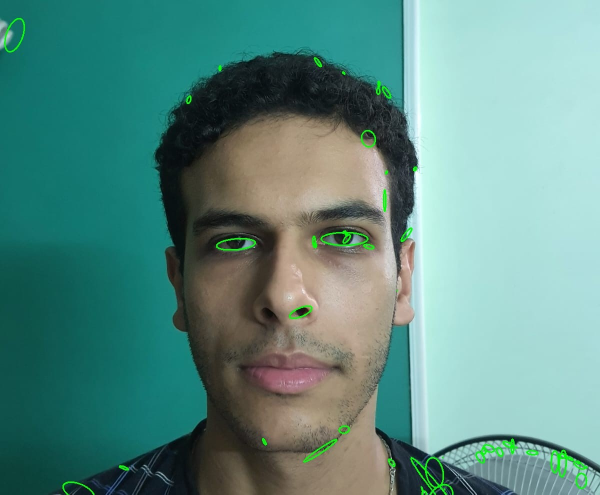
#> input picture Testing/Eye Detection/Ahmed/Failed test Cases/Ahmed Youssef awake 2.jpeg, 1200 x 989 px, given in place of the camera (shown at 1/2 size)
$ jupyter execute 'progress 3.ipynb'
#> lines starting #> are read from the running program, lines starting #| are printed output that depends on the picture; after the words box and inside, x2 and y2 are one past the last pixel; in counts of white or black regions, pixels touching at a corner belong together
[cell 1]
# opened w closed bas bey glitch
import cv2
from scipy.spatial import distance as dist
from imutils.video import VideoStream
import numpy as np
import imutils
import time

def eye_aspect_ratio(eye):
    A = dist.euclidean(eye[1], eye[5])
    B = dist.euclidean(eye[2], eye[4])
    C = dist.euclidean(eye[0], eye[3])
    ear = (A + B) / (2.0 * C)
    return ear

def detect_eye_status(eye):
    # Apply Canny edge detection
    edges = cv2.Canny(eye, 30, 70)

    # Apply thresholding to create a binary image
    _, thresh = cv2.threshold(edges, 30, 255, cv2.THRESH_BINARY)

    # Apply morphological operations to remove noise and smooth the image
    kernel = np.ones((3, 3), np.uint8)
    morph = cv2.morphologyEx(thresh, cv2.MORPH_CLOSE, kernel)
    morph = cv2.morphologyEx(morph, cv2.MORPH_OPEN, kernel)

    # Find contours in the processed image
    contours, _ = cv2.findContours(morph, cv2.RETR_EXTERNAL, cv2.CHAIN_APPROX_SIMPLE)

    # If there are contours, the eyes are considered open
    if contours:
        return "Open"
    else:
        return "Closed"

# Load the pre-trained face detection model
face_cascade = cv2.CascadeClassifier(cv2.data.haarcascades + 'haarcascade_frontalface_default.xml')

# Constants for eye blink detection
EYE_AR_THRESH = 0.25
EYE_AR_CONSEC_FRAMES = 3

# Initialize variables for eye blink detection
COUNTER = 0
TOTAL = 0

# Open a connection to the camera (0 represents the default camera)
vs = VideoStream(src=0).start()
time.sleep(1.0)

while True:
    # Capture frame-by-frame
    frame = vs.read()
#> frame is the input picture: shape (989, 1200, 3); mean B, G, R 131.7, 140.7, 93.1

    # Convert the frame to grayscale for face detection
    gray = cv2.cvtColor(frame, cv2.COLOR_BGR2GRAY)

    # Detect faces in the frame
    faces = face_cascade.detectMultiScale(gray, scaleFactor=1.3, minNeighbors=5, minSize=(30, 30))
#> faces = [[265, 239, 616, 616]]

    for (x, y, w, h) in faces:
        # Extract the region of interest for eye blink detection
        roi_gray = gray[y:y + h, x:x + w]

        # Extract the left and right eye coordinates
        leftEye = roi_gray[5:11, 0:w]
        rightEye = roi_gray[5:11, w - 6:w]

        leftEAR = eye_aspect_ratio(leftEye)
        rightEAR = eye_aspect_ratio(rightEye)

        ear = (leftEAR + rightEAR) / 2.0

        # Check for blinks
        if ear < EYE_AR_THRESH:
            COUNTER += 1
        else:
            if COUNTER >= EYE_AR_CONSEC_FRAMES:
                TOTAL += 1
            COUNTER = 0

        # Detect eye status using Canny edge detection, thresholding, and morphology
        left_eye_status = detect_eye_status(leftEye)
        right_eye_status = detect_eye_status(rightEye)

        # Draw contours for the eyes inside the detected face region
        leftEyeHull = cv2.convexHull(np.array([(30, 100), (30, 60), (w-30, 100), (w-30, 60)]))
        rightEyeHull = cv2.convexHull(np.array([(30, 100), (30, 60), (w-30, 100), (w-30, 60)]))
        # Draw green contours inside the blue rectangles for the eyes
        cv2.drawContours(frame[y:y + h, x:x + w], [leftEyeHull], -1, (0, 255, 0), 2)
        cv2.drawContours(frame[y:y + h, x:x + w], [rightEyeHull], -1, (0, 255, 0), 2)

        # Display eye status on the frame
        cv2.putText(frame, "Left Eye: {}".format(left_eye_status), (10, 60), cv2.FONT_HERSHEY_SIMPLEX, 0.7, (0, 255, 0), 2)
        cv2.putText(frame, "Right Eye: {}".format(right_eye_status), (10, 90), cv2.FONT_HERSHEY_SIMPLEX, 0.7, (0, 255, 0), 2)
#> this loop made 1 pass
#> (x, y, w, h) on pass 1: (265, 239, 616, 616)
#> pass 1, `roi_gray = gray[y:y + h, x:x + w]`:
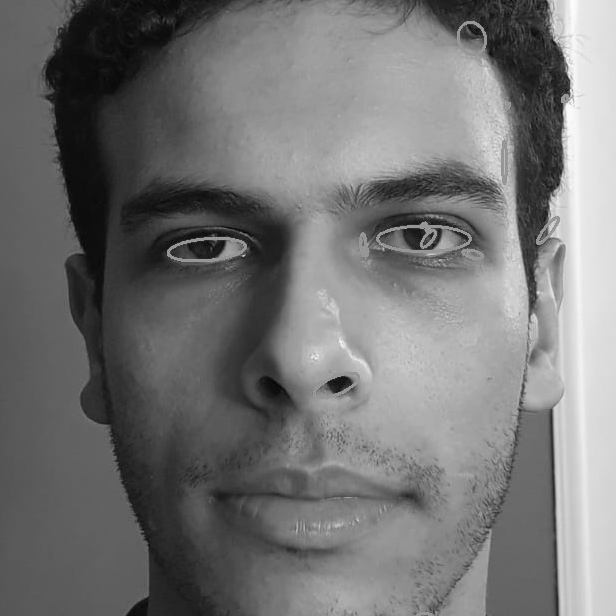
#> roi_gray: shape (616, 616); min 5, max 252, mean 115.5
#> after the loop:
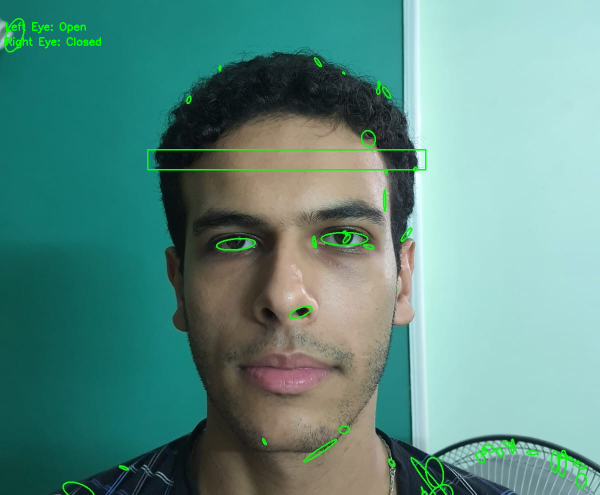
#> frame: shape (989, 1200, 3) (shown at 1/2 size); 0.51% of pixels changed, all inside (x1, y1, x2, y2) = (12, 44, 853, 341)
#> after the loop, TOTAL = 0

#         cv2.putText(frame, "Blinks: {}".format(TOTAL), (10, 30), cv2.FONT_HERSHEY_SIMPLEX, 0.7, (0, 0, 255), 2)
#         cv2.putText(frame, "EAR: {:.2f}".format(ear), (300, 30), cv2.FONT_HERSHEY_SIMPLEX, 0.7, (0, 0, 255), 2)

    # Display the resulting frame
    cv2.imshow('Face and Eye Detection', frame)

    # Break the loop if 'q' is pressed
    key = cv2.waitKey(1) & 0xFF
#> (key q is pressed here)
    if key == ord('q'):
        break

# Release the camera and close the window
vs.stop()
cv2.destroyAllWindows()

[cell 2]
import cv2
from scipy.spatial import distance as dist
from imutils.video import VideoStream
import numpy as np
import imutils
import time

def eye_aspect_ratio(eye):
    A = dist.euclidean(eye[1], eye[5])
    B = dist.euclidean(eye[2], eye[4])
    C = dist.euclidean(eye[0], eye[3])
    ear = (A + B) / (2.0 * C)
    return ear

def detect_eye_status(left_eye, right_eye):
    # Calculate eye aspect ratios
    leftEAR = eye_aspect_ratio(left_eye)
    rightEAR = eye_aspect_ratio(right_eye)

    # Compare eye aspect ratios to check if they have similar relations
    ear_threshold = 0.05  # Adjust the threshold as needed
    ear_difference = abs(leftEAR - rightEAR)

    if ear_difference < ear_threshold:
        # Analyze color information to check if eyes are bright
        left_eye_mean_color = np.mean(left_eye)
        right_eye_mean_color = np.mean(right_eye)
        brightness_threshold = 150  # Adjust the threshold as needed

        if left_eye_mean_color > brightness_threshold and right_eye_mean_color > brightness_threshold:
            return "Awake"
        else:
            return "Closed"
    else:
        return "Closed"

# Load the pre-trained face detection model
face_cascade = cv2.CascadeClassifier(cv2.data.haarcascades + 'haarcascade_frontalface_default.xml')

# Constants for eye blink detection
EYE_AR_CONSEC_FRAMES = 3

# Initialize variables for eye blink detection
COUNTER = 0
TOTAL = 0

# Open a connection to the camera (0 represents the default camera)
vs = VideoStream(src=0).start()
time.sleep(1.0)

while True:
    # Capture frame-by-frame
    frame = vs.read()

    # Convert the frame to grayscale for face detection
    gray = cv2.cvtColor(frame, cv2.COLOR_BGR2GRAY)

    # Detect faces in the frame
    faces = face_cascade.detectMultiScale(gray, scaleFactor=1.3, minNeighbors=5, minSize=(30, 30))

    for (x, y, w, h) in faces:
        # Extract the region of interest for eye blink detection
        roi_gray = gray[y:y + h, x:x + w]

        # Extract the left and right eye coordinates
        leftEye = roi_gray[5:11, 0:w]
        rightEye = roi_gray[5:11, w - 6:w]

        # Apply adaptive histogram equalization
        leftEye = cv2.equalizeHist(leftEye)
        rightEye = cv2.equalizeHist(rightEye)

        # Check for blinks
        leftEAR = eye_aspect_ratio(leftEye)
        rightEAR = eye_aspect_ratio(rightEye)
        if (leftEAR + rightEAR) / 2 < EYE_AR_CONSEC_FRAMES:
            COUNTER += 1
        else:
            if COUNTER >= EYE_AR_CONSEC_FRAMES:
                TOTAL += 1
            COUNTER = 0

        # Detect eye status using EAR and color information
        eye_status = detect_eye_status(leftEye, rightEye)

        # Draw contours for the eyes inside the detected face region
        leftEyeHull = cv2.convexHull(np.array([(30, 100), (30, 60), (w-30, 100), (w-30, 60)]))
        rightEyeHull = cv2.convexHull(np.array([(30, 100), (30, 60), (w-30, 100), (w-30, 60)]))

        # Draw green contours inside the blue rectangles for the eyes
        cv2.drawContours(frame[y:y + h, x:x + w], [leftEyeHull], -1, (0, 255, 0), 2)
        cv2.drawContours(frame[y:y + h, x:x + w], [rightEyeHull], -1, (0, 255, 0), 2)

        # Display eye status on the frame
        cv2.putText(frame, "Eye Status: {}".format(eye_status), (x + 10, y + 60), cv2.FONT_HERSHEY_SIMPLEX, 0.7, (0, 255, 0), 2)
#> this loop made 1 pass
#> (x, y, w, h) on pass 1: (265, 239, 616, 616)
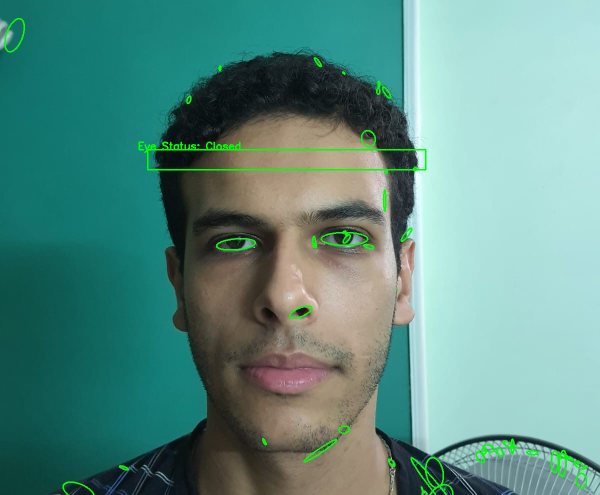
#> frame: shape (989, 1200, 3) (shown at 1/2 size); 0.4% of pixels changed, all inside (x1, y1, x2, y2) = (277, 283, 853, 341)
#> after the loop, TOTAL = 0
#         cv2.putText(frame, "Blinks: {}".format(TOTAL), (10, 30), cv2.FONT_HERSHEY_SIMPLEX, 0.7, (0, 0, 255), 2)
#         cv2.putText(frame, "EAR: {:.2f}".format((leftEAR + rightEAR) / 2), (x + 10, y + 90), cv2.FONT_HERSHEY_SIMPLEX, 0.7, (0, 0, 255), 2)

    # Display the resulting frame
    cv2.imshow('Face and Eye Detection', frame)

    # Break the loop if 'q' is pressed
    key = cv2.waitKey(1) & 0xFF
#> (key q is pressed here)
    if key == ord('q'):
        break

# Release the camera and close the window
vs.stop()
cv2.destroyAllWindows()

[cell 3]
import cv2
import numpy as np
from imutils.video import VideoStream
import imutils
import time

def is_eye_closed(eye):
    # Check if eye region is empty or not detected
    if eye is None or eye.size == 0:
        return False  # Return false if eye is not detected or image is empty

    gray_eye = cv2.cvtColor(eye, cv2.COLOR_BGR2GRAY)
    blurred_eye = cv2.GaussianBlur(gray_eye, (7, 7), 0)
    equalized_eye = cv2.equalizeHist(blurred_eye)
    _, thresh_eye = cv2.threshold(equalized_eye, 70, 255, cv2.THRESH_BINARY_INV)

    white_pixels = cv2.countNonZero(thresh_eye)
    white_area_percentage = (white_pixels / (thresh_eye.size)) * 100

    return white_area_percentage > 40  # Threshold value might need adjustment based on lighting and skin tone

# Load Haar Cascade Classifiers for face and eye detection
face_cascade = cv2.CascadeClassifier(cv2.data.haarcascades + 'haarcascade_frontalface_default.xml')
eye_cascade = cv2.CascadeClassifier(cv2.data.haarcascades + 'haarcascade_eye.xml')

# Initialize and start the video stream
vs = VideoStream(src=0).start()
time.sleep(2.0)  # Give some time for the camera to warm-up

while True:
    frame = vs.read()

    # If frame could not be grabbed, then the stream might be closed or not accessible
    if frame is None:
        print("Failed to grab frame from camera. Check camera connection and index.")
        break

    frame = imutils.resize(frame, width=450)
#> frame: shape (370, 450, 3)
    gray = cv2.cvtColor(frame, cv2.COLOR_BGR2GRAY)
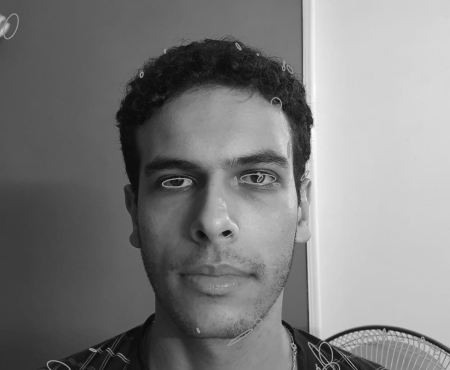
#> gray: shape (370, 450); min 9, max 251, mean 125.4

    faces = face_cascade.detectMultiScale(gray, scaleFactor=1.1, minNeighbors=5, minSize=(30, 30))
#> faces = [[106, 95, 216, 216]]

    for (x, y, w, h) in faces:
        roi_color = frame[y:y + h, x:x + w]
        roi_gray = gray[y:y + h, x:x + w]

        eyes = eye_cascade.detectMultiScale(roi_gray, scaleFactor=1.1, minNeighbors=5)

        for (ex, ey, ew, eh) in eyes:
            eye = roi_color[ey:ey + eh, ex:ex + ew]
            closed = is_eye_closed(eye)
            eye_status = 'Closed' if closed else 'Open'

            cv2.rectangle(roi_color, (ex, ey), (ex + ew, ey + eh), (0, 255, 0), 2)
            cv2.putText(roi_color, eye_status, (ex, ey - 10), cv2.FONT_HERSHEY_SIMPLEX, 0.7, (0, 255, 0), 2)
#> this loop made 1 pass
#> (x, y, w, h, eyes) on pass 1: (106, 95, 216, 216, [[121, 57, 54, 54], [43, 60, 52, 52]])
#> pass 1, `roi_gray = gray[y:y + h, x:x + w]`:
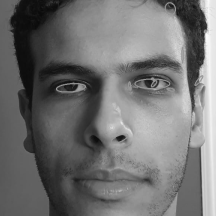
#> roi_gray: shape (216, 216); min 10, max 251, mean 113.2
#> pass 1, in is_eye_closed, `blurred_eye = cv2.GaussianBlur(gray_eye, (7, 7), 0)`:
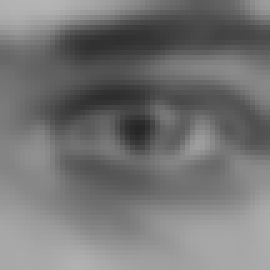
#> blurred_eye: shape (54, 54) (shown 5 times larger); min 38, max 181, mean 116.4
#> after the loop:
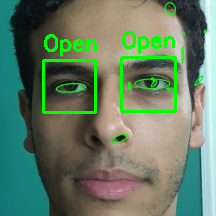
#> roi_color: shape (216, 216, 3); mean B, G, R 100, 124.1, 100.6

    cv2.imshow('Eye Open or Closed Detection', frame)
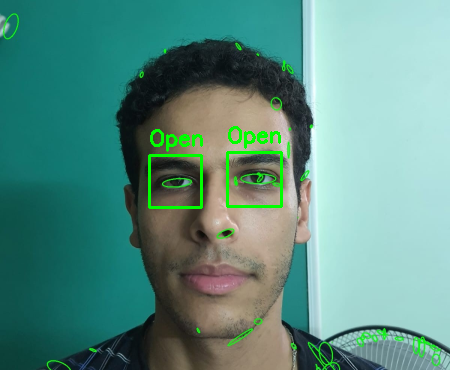
#> window 'Eye Open or Closed Detection': shape (370, 450, 3); mean B, G, R 130.4, 142.4, 91.4

    # Break the loop if 'q' is pressed
    key = cv2.waitKey(1) & 0xFF
#> (key q is pressed here)
    if key == ord('q'):
        break

# Release the video stream and close windows
vs.stop()
cv2.destroyAllWindows()

[cell 4]
#in this enhanced code:

#The is_eye_closed function now uses Canny edge detection and morphological transformations for better accuracy in detecting the closed state of eyes.
#The use of contour area is a simplistic way to determine if the eye is closed based on the assumption that closed eyes will produce fewer/smaller contours than open eyes.
import cv2
import numpy as np
from imutils.video import VideoStream
import imutils
import time

def is_eye_closed(eye):
    """
    Determine if the eye is closed based on contour analysis of the thresholded eye region.

    Parameters:
    - eye (numpy.ndarray): The image region containing an eye.

    Returns:
    - bool: True if the eye is determined to be closed, otherwise False.
    """
    # Check if eye region is empty or not detected to avoid processing errors
    if eye is None or eye.size == 0:
        return False

    # Convert eye region to grayscale and apply Gaussian blur to reduce noise and improve contour detection
    gray_eye = cv2.cvtColor(eye, cv2.COLOR_BGR2GRAY)
    blurred_eye = cv2.GaussianBlur(gray_eye, (7, 7), 0)

    # Use Canny edge detection to highlight edges in the eye region
    edges_eye = cv2.Canny(blurred_eye, 30, 70)

    # Apply morphological transformations to close gaps in the edges, helping in contour detection
    kernel = np.ones((3, 3), np.uint8)
    closed_eye = cv2.morphologyEx(edges_eye, cv2.MORPH_CLOSE, kernel)

    # Find contours in the edge-detected eye region to analyze the structure of the eye
    contours, _ = cv2.findContours(closed_eye, cv2.RETR_EXTERNAL, cv2.CHAIN_APPROX_SIMPLE)

    # Analyze contours; if few or small contours are found, it's likely the eye is closed
    if contours:
        largest_contour = max(contours, key=cv2.contourArea)
        area = cv2.contourArea(largest_contour)

        # Threshold for contour area to determine closed state might need adjustment for accuracy
        return area < 20
    return False

# Load Haar Cascade Classifiers for detecting faces and eyes
face_cascade = cv2.CascadeClassifier(cv2.data.haarcascades + 'haarcascade_frontalface_default.xml')
eye_cascade = cv2.CascadeClassifier(cv2.data.haarcascades + 'haarcascade_eye.xml')

# Initialize and start the video stream
vs = VideoStream(src=0).start()
time.sleep(2.0)  # Wait for camera to initialize

while True:
    # Read a frame from the video stream
    frame = vs.read()

    # Check if frame is successfully captured, otherwise break the loop
    if frame is None:
        print("Failed to grab frame from camera. Check camera connection and index.")
        break

    # Resize frame for faster processing and convert to grayscale for face detection
    frame = imutils.resize(frame, width=450)
    gray = cv2.cvtColor(frame, cv2.COLOR_BGR2GRAY)

    # Detect faces in the frame using Haar cascades
    faces = face_cascade.detectMultiScale(gray, scaleFactor=1.1, minNeighbors=5, minSize=(30, 30))

    for (x, y, w, h) in faces:
        # Extract the region of interest (ROI) where the face is detected
        roi_color = frame[y:y + h, x:x + w]
        roi_gray = gray[y:y + h, x:x + w]

        # Detect eyes within the face ROI using Haar cascades
        eyes = eye_cascade.detectMultiScale(roi_gray, scaleFactor=1.1, minNeighbors=5)

        for (ex, ey, ew, eh) in eyes:
            # Extract eye region from the face ROI
            eye = roi_color[ey:ey + eh, ex:ex + ew]

            # Determine if the eye is closed or open
            closed = is_eye_closed(eye)
            eye_status = 'Closed' if closed else 'Open'

            # Draw a rectangle around the eye and display its status
            cv2.rectangle(roi_color, (ex, ey), (ex + ew, ey + eh), (0, 255, 0), 2)
            cv2.putText(roi_color, eye_status, (ex, ey - 10), cv2.FONT_HERSHEY_SIMPLEX, 0.7, (0, 255, 0), 2)
#> this loop made 1 pass
#> (x, y, w, h, eyes) on pass 1: (106, 95, 216, 216, [[121, 57, 54, 54], [43, 60, 52, 52]])
#> pass 1, in is_eye_closed, `edges_eye = cv2.Canny(blurred_eye, 30, 70)`:
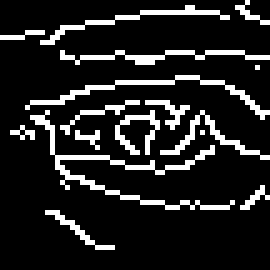
#> edges_eye: shape (54, 54) (shown 5 times larger); 14% white in thin lines or dots
#> pass 1, in is_eye_closed (call 2), `blurred_eye = cv2.GaussianBlur(gray_eye, (7, 7), 0)`:
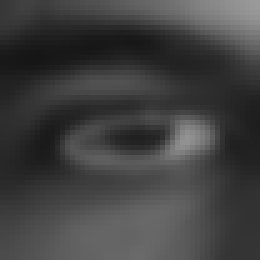
#> blurred_eye: shape (52, 52) (shown 5 times larger); min 22, max 154, mean 64.5

    # Display the frame with the eye status annotations
    cv2.imshow('Eye Open or Closed Detection', frame)

    # Break the loop if 'q' is pressed
    key = cv2.waitKey(1) & 0xFF
#> (key q is pressed here)
    if key == ord('q'):
        break

# Release the video stream and close all windows
vs.stop()
cv2.destroyAllWindows()

$ run again, on Testing/Eye Detection/Ahmed/Failed test Cases/Ahmed Youssef awake.jpeg
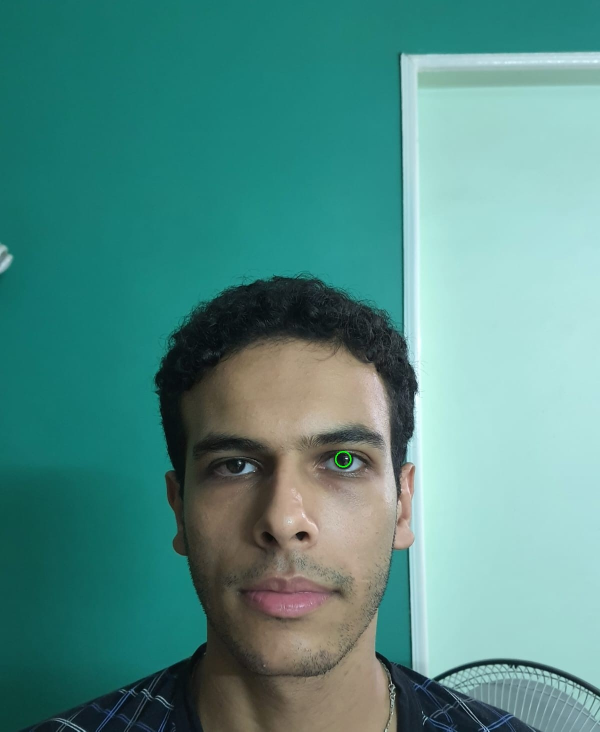
#> input picture Testing/Eye Detection/Ahmed/Failed test Cases/Ahmed Youssef awake.jpeg, 1200 x 1463 px, given in place of the camera (shown at 1/2 size)
#> frame is the input picture: shape (1463, 1200, 3); mean B, G, R 134.2, 141.2, 83.2
#> `faces = face_cascade.detectMultiScale(gray, scaleFactor=1.3, minNeighb..`: faces = [[283, 704, 578, 578]]
#> the loop `for (x, y, w, h) in faces:` made 1 pass
#> (x, y, w, h) on pass 1: (283, 704, 578, 578)
#> after the loop `for (x, y, w, h) in faces:`: TOTAL = 0
#> the loop `for (x, y, w, h) in faces:` made 1 pass
#> `faces = face_cascade.detectMultiScale(gray, scaleFactor=1.1, minNeighb..`: faces = [[107, 265, 215, 215]]
#> the loop `for (x, y, w, h) in faces:` made 1 pass
#> (x, y, w, h, eyes) on pass 1: (107, 265, 215, 215, [[122, 55, 52, 52], [42, 60, 49, 49]])
#> after the loop `for (x, y, w, h) in faces:`:
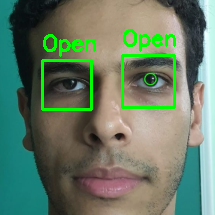
#> roi_color: shape (215, 215, 3); mean B, G, R 101, 123.1, 102.2
#> the loop `for (x, y, w, h) in faces:` made 1 pass
#> (x, y, w, h, eyes) on pass 1: (107, 265, 215, 215, [[122, 55, 52, 52], [42, 60, 49, 49]])
#> pass 1, in is_eye_closed (call 2), `blurred_eye = cv2.GaussianBlur(gray_eye, (7, 7), 0)`:
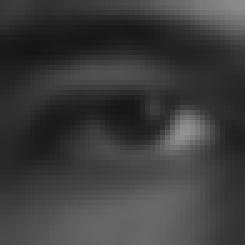
#> blurred_eye: shape (49, 49) (shown 5 times larger); min 22, max 146, mean 60.3
